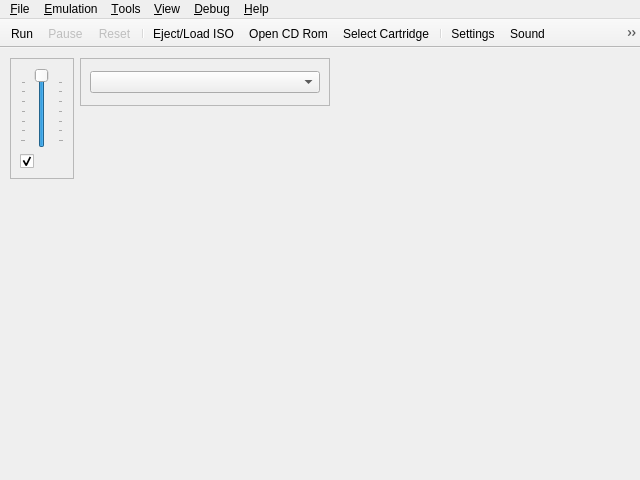
<?xml version="1.0" encoding="UTF-8"?>
<ui version="4.0">
 <class>UIYabause</class>
 <widget class="QMainWindow" name="UIYabause">
  <property name="geometry">
   <rect>
    <x>0</x>
    <y>0</y>
    <width>640</width>
    <height>480</height>
   </rect>
  </property>
  <property name="windowTitle">
   <string>Yabause Qt GUI</string>
  </property>
  <property name="windowIcon">
   <iconset>
    <normaloff>:/icons/icons/yabause.png</normaloff>:/icons/icons/yabause.png</iconset>
  </property>
  <property name="iconSize">
   <size>
    <width>16</width>
    <height>16</height>
   </size>
  </property>
  <widget class="QWidget" name="centralwidget">
   <widget class="QFrame" name="fSound">
    <property name="geometry">
     <rect>
      <x>10</x>
      <y>10</y>
      <width>64</width>
      <height>121</height>
     </rect>
    </property>
    <property name="sizePolicy">
     <sizepolicy hsizetype="Maximum" vsizetype="Fixed">
      <horstretch>0</horstretch>
      <verstretch>0</verstretch>
     </sizepolicy>
    </property>
    <property name="frameShape">
     <enum>QFrame::StyledPanel</enum>
    </property>
    <property name="frameShadow">
     <enum>QFrame::Sunken</enum>
    </property>
    <layout class="QVBoxLayout">
     <item>
      <widget class="QSlider" name="sVolume">
       <property name="sizePolicy">
        <sizepolicy hsizetype="Expanding" vsizetype="Expanding">
         <horstretch>0</horstretch>
         <verstretch>0</verstretch>
        </sizepolicy>
       </property>
       <property name="toolTip">
        <string>Volume</string>
       </property>
       <property name="maximum">
        <number>100</number>
       </property>
       <property name="value">
        <number>100</number>
       </property>
       <property name="orientation">
        <enum>Qt::Vertical</enum>
       </property>
       <property name="tickPosition">
        <enum>QSlider::TicksBothSides</enum>
       </property>
       <property name="tickInterval">
        <number>15</number>
       </property>
      </widget>
     </item>
     <item>
      <widget class="QCheckBox" name="cbSound">
       <property name="toolTip">
        <string>Mute/UnMute Sound</string>
       </property>
       <property name="icon">
        <iconset resource="../resources/resources.qrc">
         <normaloff>:/actions/sound.png</normaloff>:/actions/sound.png</iconset>
       </property>
       <property name="checked">
        <bool>true</bool>
       </property>
      </widget>
     </item>
    </layout>
   </widget>
   <widget class="QFrame" name="fVideoDriver">
    <property name="geometry">
     <rect>
      <x>80</x>
      <y>10</y>
      <width>250</width>
      <height>48</height>
     </rect>
    </property>
    <property name="sizePolicy">
     <sizepolicy hsizetype="Maximum" vsizetype="Fixed">
      <horstretch>0</horstretch>
      <verstretch>0</verstretch>
     </sizepolicy>
    </property>
    <property name="frameShape">
     <enum>QFrame::StyledPanel</enum>
    </property>
    <property name="frameShadow">
     <enum>QFrame::Sunken</enum>
    </property>
    <layout class="QVBoxLayout">
     <item>
      <widget class="QComboBox" name="cbVideoDriver"/>
     </item>
    </layout>
   </widget>
  </widget>
  <widget class="QMenuBar" name="menubar">
   <property name="geometry">
    <rect>
     <x>0</x>
     <y>0</y>
     <width>640</width>
     <height>20</height>
    </rect>
   </property>
   <widget class="QMenu" name="mFile">
    <property name="title">
     <string>&amp;File</string>
    </property>
    <widget class="QMenu" name="mFileSaveState">
     <property name="title">
      <string>S&amp;ave State</string>
     </property>
     <property name="icon">
      <iconset resource="../resources/resources.qrc">
       <normaloff>:/actions/icons/actions/save_state.png</normaloff>:/actions/icons/actions/save_state.png</iconset>
     </property>
     <addaction name="aFileSaveStateAs"/>
     <addaction name="separator"/>
     <addaction name="aFileSaveState0"/>
     <addaction name="aFileSaveState1"/>
     <addaction name="aFileSaveState2"/>
     <addaction name="aFileSaveState3"/>
     <addaction name="aFileSaveState4"/>
     <addaction name="aFileSaveState5"/>
     <addaction name="aFileSaveState6"/>
     <addaction name="aFileSaveState7"/>
     <addaction name="aFileSaveState8"/>
     <addaction name="aFileSaveState9"/>
    </widget>
    <widget class="QMenu" name="mFileLoadState">
     <property name="title">
      <string>L&amp;oad State</string>
     </property>
     <property name="icon">
      <iconset resource="../resources/resources.qrc">
       <normaloff>:/actions/icons/actions/load_state.png</normaloff>:/actions/icons/actions/load_state.png</iconset>
     </property>
     <addaction name="aFileLoadStateAs"/>
     <addaction name="separator"/>
     <addaction name="aFileLoadState0"/>
     <addaction name="aFileLoadState1"/>
     <addaction name="aFileLoadState2"/>
     <addaction name="aFileLoadState3"/>
     <addaction name="aFileLoadState4"/>
     <addaction name="aFileLoadState5"/>
     <addaction name="aFileLoadState6"/>
     <addaction name="aFileLoadState7"/>
     <addaction name="aFileLoadState8"/>
     <addaction name="aFileLoadState9"/>
    </widget>
    <addaction name="aFileSettings"/>
    <addaction name="separator"/>
    <addaction name="aFileOpenISO"/>
    <addaction name="aFileOpenCDRom"/>
    <addaction name="aFileOpenSTV"/>
    <addaction name="separator"/>
    <addaction name="mFileSaveState"/>
    <addaction name="mFileLoadState"/>
    <addaction name="separator"/>
    <addaction name="aFileScreenshot"/>
    <addaction name="separator"/>
    <addaction name="aFileQuit"/>
   </widget>
   <widget class="QMenu" name="mView">
    <property name="title">
     <string>&amp;View</string>
    </property>
    <widget class="QMenu" name="mViewLayer">
     <property name="title">
      <string>&amp;Layer</string>
     </property>
     <property name="icon">
      <iconset resource="../resources/resources.qrc">
       <normaloff>:/actions/icons/actions/layer.png</normaloff>:/actions/icons/actions/layer.png</iconset>
     </property>
     <addaction name="aViewLayerVdp1"/>
     <addaction name="aViewLayerNBG0"/>
     <addaction name="aViewLayerNBG1"/>
     <addaction name="aViewLayerNBG2"/>
     <addaction name="aViewLayerNBG3"/>
     <addaction name="aViewLayerRBG0"/>
     <addaction name="aViewLayerRBG1"/>
    </widget>
    <addaction name="aViewFPS"/>
    <addaction name="mViewLayer"/>
    <addaction name="aViewFullscreen"/>
    <addaction name="aViewLog"/>
   </widget>
   <widget class="QMenu" name="mViewDebug">
    <property name="enabled">
     <bool>true</bool>
    </property>
    <property name="title">
     <string>&amp;Debug</string>
    </property>
    <addaction name="aViewDebugMSH2"/>
    <addaction name="aViewDebugSSH2"/>
    <addaction name="aViewDebugVDP1"/>
    <addaction name="aViewDebugVDP2"/>
    <addaction name="aViewDebugM68K"/>
    <addaction name="aViewDebugSCUDSP"/>
    <addaction name="aViewDebugSCSP"/>
    <addaction name="aViewDebugSCSPChan"/>
    <addaction name="aViewDebugSCSPDSP"/>
    <addaction name="separator"/>
    <addaction name="aViewDebugMemoryEditor"/>
   </widget>
   <widget class="QMenu" name="mHelp">
    <property name="title">
     <string>&amp;Help</string>
    </property>
    <addaction name="aHelpReport"/>
    <addaction name="aHelpCompatibilityList"/>
    <addaction name="aHelpAbout"/>
   </widget>
   <widget class="QMenu" name="mTools">
    <property name="title">
     <string>&amp;Tools</string>
    </property>
    <widget class="QMenu" name="mProfiler">
     <property name="title">
      <string>Profiler</string>
     </property>
     <property name="icon">
      <iconset resource="../resources/resources.qrc">
       <normaloff>:/actions/icons/actions/frame_skipping.png</normaloff>:/actions/icons/actions/frame_skipping.png</iconset>
     </property>
     <addaction name="aProfilerToggle"/>
     <addaction name="aProfilerShowResults"/>
    </widget>
    <addaction name="aToolsBackupManager"/>
    <addaction name="aToolsCheatsList"/>
    <addaction name="aToolsCheatSearch"/>
    <addaction name="aToolsTransfer"/>
    <addaction name="mProfiler"/>
   </widget>
   <widget class="QMenu" name="mEmulation">
    <property name="title">
     <string>&amp;Emulation</string>
    </property>
    <addaction name="aEmulationRun"/>
    <addaction name="aEmulationPause"/>
    <addaction name="aEmulationReset"/>
    <addaction name="separator"/>
    <addaction name="aEmulationVSync"/>
   </widget>
   <addaction name="mFile"/>
   <addaction name="mEmulation"/>
   <addaction name="mTools"/>
   <addaction name="mView"/>
   <addaction name="mViewDebug"/>
   <addaction name="mHelp"/>
  </widget>
  <widget class="QToolBar" name="toolBar">
   <property name="windowTitle">
    <string>toolBar</string>
   </property>
   <property name="movable">
    <bool>false</bool>
   </property>
   <property name="floatable">
    <bool>true</bool>
   </property>
   <attribute name="toolBarArea">
    <enum>TopToolBarArea</enum>
   </attribute>
   <attribute name="toolBarBreak">
    <bool>false</bool>
   </attribute>
   <addaction name="aEmulationRun"/>
   <addaction name="aEmulationPause"/>
   <addaction name="aEmulationReset"/>
   <addaction name="separator"/>
   <addaction name="aFileOpenISO"/>
   <addaction name="aFileOpenCDRom"/>
   <addaction name="aFileOpenSTV"/>
   <addaction name="separator"/>
   <addaction name="aFileSettings"/>
   <addaction name="aSound"/>
   <addaction name="aEmulationVSync"/>
   <addaction name="aViewFPS"/>
   <addaction name="aViewFullscreen"/>
   <addaction name="aFileScreenshot"/>
   <addaction name="separator"/>
   <addaction name="aToolsBackupManager"/>
   <addaction name="aToolsCheatsList"/>
   <addaction name="separator"/>
   <addaction name="aFileQuit"/>
   <addaction name="aHelpAbout"/>
  </widget>
  <action name="aFileQuit">
   <property name="icon">
    <iconset resource="../resources/resources.qrc">
     <normaloff>:/actions/icons/actions/quit.png</normaloff>:/actions/icons/actions/quit.png</iconset>
   </property>
   <property name="text">
    <string>&amp;Quit</string>
   </property>
   <property name="shortcut">
    <string>Ctrl+Q</string>
   </property>
  </action>
  <action name="aYabauseStart">
   <property name="text">
    <string>Start</string>
   </property>
  </action>
  <action name="aYabauseStop">
   <property name="text">
    <string>Stop</string>
   </property>
  </action>
  <action name="aFileSettings">
   <property name="icon">
    <iconset resource="../resources/resources.qrc">
     <normaloff>:/actions/icons/actions/settings.png</normaloff>:/actions/icons/actions/settings.png</iconset>
   </property>
   <property name="text">
    <string>&amp;Settings...</string>
   </property>
   <property name="shortcut">
    <string>Ctrl+S</string>
   </property>
  </action>
  <action name="aEmulationRun">
   <property name="icon">
    <iconset resource="../resources/resources.qrc">
     <normaloff>:/actions/icons/actions/play.png</normaloff>:/actions/icons/actions/play.png</iconset>
   </property>
   <property name="text">
    <string>R&amp;un</string>
   </property>
   <property name="shortcut">
    <string>F1</string>
   </property>
  </action>
  <action name="aEmulationPause">
   <property name="enabled">
    <bool>false</bool>
   </property>
   <property name="icon">
    <iconset resource="../resources/resources.qrc">
     <normaloff>:/actions/icons/actions/pause.png</normaloff>:/actions/icons/actions/pause.png</iconset>
   </property>
   <property name="text">
    <string>&amp;Pause</string>
   </property>
   <property name="shortcut">
    <string>F2</string>
   </property>
  </action>
  <action name="aEmulationReset">
   <property name="enabled">
    <bool>false</bool>
   </property>
   <property name="icon">
    <iconset resource="../resources/resources.qrc">
     <normaloff>:/actions/icons/actions/reset.png</normaloff>:/actions/icons/actions/reset.png</iconset>
   </property>
   <property name="text">
    <string>&amp;Reset</string>
   </property>
   <property name="shortcut">
    <string>F3</string>
   </property>
  </action>
  <action name="aToolsTransfer">
   <property name="enabled">
    <bool>true</bool>
   </property>
   <property name="icon">
    <iconset resource="../resources/resources.qrc">
     <normaloff>:/actions/icons/actions/transfert.png</normaloff>:/actions/icons/actions/transfert.png</iconset>
   </property>
   <property name="text">
    <string>&amp;Transfer</string>
   </property>
   <property name="shortcut">
    <string>Ctrl+T</string>
   </property>
  </action>
  <action name="aFileScreenshot">
   <property name="icon">
    <iconset resource="../resources/resources.qrc">
     <normaloff>:/actions/icons/actions/screenshot.png</normaloff>:/actions/icons/actions/screenshot.png</iconset>
   </property>
   <property name="text">
    <string>Sc&amp;reenshot</string>
   </property>
   <property name="shortcut">
    <string>Ctrl+P</string>
   </property>
  </action>
  <action name="aEmulationVSync">
   <property name="checkable">
    <bool>true</bool>
   </property>
   <property name="icon">
    <iconset resource="../resources/resources.qrc">
     <normaloff>:/actions/icons/actions/frame_skipping.png</normaloff>:/actions/icons/actions/frame_skipping.png</iconset>
   </property>
   <property name="text">
    <string>&amp;Vertical synchronization</string>
   </property>
   <property name="shortcut">
    <string>F4</string>
   </property>
  </action>
  <action name="aViewFPS">
   <property name="checkable">
    <bool>true</bool>
   </property>
   <property name="icon">
    <iconset resource="../resources/resources.qrc">
     <normaloff>:/actions/icons/actions/fps.png</normaloff>:/actions/icons/actions/fps.png</iconset>
   </property>
   <property name="text">
    <string>F&amp;PS</string>
   </property>
   <property name="iconText">
    <string>FPS</string>
   </property>
   <property name="shortcut">
    <string>F12</string>
   </property>
  </action>
  <action name="aViewLayerVdp1">
   <property name="checkable">
    <bool>true</bool>
   </property>
   <property name="checked">
    <bool>true</bool>
   </property>
   <property name="text">
    <string>Vdp1</string>
   </property>
   <property name="shortcut">
    <string>1</string>
   </property>
  </action>
  <action name="aViewFullscreen">
   <property name="checkable">
    <bool>true</bool>
   </property>
   <property name="icon">
    <iconset resource="../resources/resources.qrc">
     <normaloff>:/actions/fullscreen.png</normaloff>:/actions/fullscreen.png</iconset>
   </property>
   <property name="text">
    <string>&amp;Fullscreen</string>
   </property>
   <property name="shortcut">
    <string>Alt+Return</string>
   </property>
  </action>
  <action name="aViewLog">
   <property name="checkable">
    <bool>true</bool>
   </property>
   <property name="icon">
    <iconset resource="../resources/resources.qrc">
     <normaloff>:/actions/icons/actions/log.png</normaloff>:/actions/icons/actions/log.png</iconset>
   </property>
   <property name="text">
    <string>&amp;Log</string>
   </property>
   <property name="shortcut">
    <string>Ctrl+L</string>
   </property>
  </action>
  <action name="aViewDebugMSH2">
   <property name="icon">
    <iconset resource="../resources/resources.qrc">
     <normaloff>:/actions/icons/actions/debug_cpu.png</normaloff>:/actions/icons/actions/debug_cpu.png</iconset>
   </property>
   <property name="text">
    <string>&amp;Master SH2</string>
   </property>
  </action>
  <action name="aViewDebugSSH2">
   <property name="enabled">
    <bool>true</bool>
   </property>
   <property name="icon">
    <iconset resource="../resources/resources.qrc">
     <normaloff>:/actions/icons/actions/debug_cpu.png</normaloff>:/actions/icons/actions/debug_cpu.png</iconset>
   </property>
   <property name="text">
    <string>&amp;Slave SH2</string>
   </property>
  </action>
  <action name="aViewDebugVDP1">
   <property name="enabled">
    <bool>true</bool>
   </property>
   <property name="icon">
    <iconset resource="../resources/resources.qrc">
     <normaloff>:/actions/icons/actions/debug_cpu.png</normaloff>:/actions/icons/actions/debug_cpu.png</iconset>
   </property>
   <property name="text">
    <string>VDP&amp;1</string>
   </property>
  </action>
  <action name="aViewDebugVDP2">
   <property name="enabled">
    <bool>true</bool>
   </property>
   <property name="icon">
    <iconset resource="../resources/resources.qrc">
     <normaloff>:/actions/icons/actions/debug_cpu.png</normaloff>:/actions/icons/actions/debug_cpu.png</iconset>
   </property>
   <property name="text">
    <string>VDP&amp;2</string>
   </property>
  </action>
  <action name="aViewDebugM68K">
   <property name="enabled">
    <bool>true</bool>
   </property>
   <property name="icon">
    <iconset resource="../resources/resources.qrc">
     <normaloff>:/actions/icons/actions/debug_cpu.png</normaloff>:/actions/icons/actions/debug_cpu.png</iconset>
   </property>
   <property name="text">
    <string>M&amp;68K</string>
   </property>
  </action>
  <action name="aViewDebugSCUDSP">
   <property name="enabled">
    <bool>true</bool>
   </property>
   <property name="icon">
    <iconset resource="../resources/resources.qrc">
     <normaloff>:/actions/icons/actions/debug_cpu.png</normaloff>:/actions/icons/actions/debug_cpu.png</iconset>
   </property>
   <property name="text">
    <string>SCU-&amp;DSP</string>
   </property>
  </action>
  <action name="aViewDebugSCSP">
   <property name="enabled">
    <bool>true</bool>
   </property>
   <property name="icon">
    <iconset resource="../resources/resources.qrc">
     <normaloff>:/actions/icons/actions/debug_cpu.png</normaloff>:/actions/icons/actions/debug_cpu.png</iconset>
   </property>
   <property name="text">
    <string>S&amp;CSP</string>
   </property>
  </action>
  <action name="aViewDebugMemoryTransfer">
   <property name="enabled">
    <bool>true</bool>
   </property>
   <property name="text">
    <string>Memory Transfer</string>
   </property>
  </action>
  <action name="aHelpAbout">
   <property name="icon">
    <iconset resource="../resources/resources.qrc">
     <normaloff>:/actions/icons/actions/about.png</normaloff>:/actions/icons/actions/about.png</iconset>
   </property>
   <property name="text">
    <string>&amp;About...</string>
   </property>
   <property name="shortcutVisibleInContextMenu">
    <bool>false</bool>
   </property>
  </action>
  <action name="aViewLayerNBG0">
   <property name="checkable">
    <bool>true</bool>
   </property>
   <property name="checked">
    <bool>true</bool>
   </property>
   <property name="text">
    <string>NBG0</string>
   </property>
   <property name="shortcut">
    <string>2</string>
   </property>
  </action>
  <action name="aViewLayerNBG1">
   <property name="checkable">
    <bool>true</bool>
   </property>
   <property name="checked">
    <bool>true</bool>
   </property>
   <property name="text">
    <string>NBG1</string>
   </property>
   <property name="shortcut">
    <string>3</string>
   </property>
  </action>
  <action name="aViewLayerNBG2">
   <property name="checkable">
    <bool>true</bool>
   </property>
   <property name="checked">
    <bool>true</bool>
   </property>
   <property name="text">
    <string>NBG2</string>
   </property>
   <property name="shortcut">
    <string>4</string>
   </property>
  </action>
  <action name="aViewLayerNBG3">
   <property name="checkable">
    <bool>true</bool>
   </property>
   <property name="checked">
    <bool>true</bool>
   </property>
   <property name="text">
    <string>NBG3</string>
   </property>
   <property name="shortcut">
    <string>5</string>
   </property>
  </action>
  <action name="aViewLayerRBG0">
   <property name="checkable">
    <bool>true</bool>
   </property>
   <property name="checked">
    <bool>true</bool>
   </property>
   <property name="text">
    <string>RBG0</string>
   </property>
   <property name="shortcut">
    <string>6</string>
   </property>
  </action>
  <action name="aViewLayerRBG1">
   <property name="checkable">
    <bool>true</bool>
   </property>
   <property name="checked">
    <bool>true</bool>
   </property>
   <property name="text">
    <string>RBG1</string>
   </property>
   <property name="shortcut">
    <string>7</string>
   </property>
  </action>
  <action name="aFileSaveState1">
   <property name="text">
    <string>Save1</string>
   </property>
   <property name="shortcut">
    <string>Ctrl+1</string>
   </property>
  </action>
  <action name="aFileSaveState2">
   <property name="text">
    <string>Save2</string>
   </property>
   <property name="shortcut">
    <string>Ctrl+2</string>
   </property>
  </action>
  <action name="aFileSaveState3">
   <property name="text">
    <string>Save3</string>
   </property>
   <property name="shortcut">
    <string>Ctrl+3</string>
   </property>
  </action>
  <action name="aFileSaveState4">
   <property name="text">
    <string>Save4</string>
   </property>
   <property name="shortcut">
    <string>Ctrl+4</string>
   </property>
  </action>
  <action name="aFileSaveState5">
   <property name="text">
    <string>Save5</string>
   </property>
   <property name="shortcut">
    <string>Ctrl+5</string>
   </property>
  </action>
  <action name="aFileSaveState6">
   <property name="text">
    <string>Save6</string>
   </property>
   <property name="shortcut">
    <string>Ctrl+6</string>
   </property>
  </action>
  <action name="aFileSaveState7">
   <property name="text">
    <string>Save7</string>
   </property>
   <property name="shortcut">
    <string>Ctrl+7</string>
   </property>
  </action>
  <action name="aFileSaveState8">
   <property name="text">
    <string>Save8</string>
   </property>
   <property name="shortcut">
    <string>Ctrl+8</string>
   </property>
  </action>
  <action name="aFileSaveState9">
   <property name="text">
    <string>Save9</string>
   </property>
   <property name="shortcut">
    <string>Ctrl+9</string>
   </property>
  </action>
  <action name="aFileLoadState1">
   <property name="text">
    <string>Load1</string>
   </property>
   <property name="shortcut">
    <string>Alt+1</string>
   </property>
  </action>
  <action name="aFileLoadState2">
   <property name="text">
    <string>Load2</string>
   </property>
   <property name="shortcut">
    <string>Alt+2</string>
   </property>
  </action>
  <action name="aFileLoadState3">
   <property name="text">
    <string>Load3</string>
   </property>
   <property name="shortcut">
    <string>Alt+3</string>
   </property>
  </action>
  <action name="aFileLoadState4">
   <property name="text">
    <string>Load4</string>
   </property>
   <property name="shortcut">
    <string>Alt+4</string>
   </property>
  </action>
  <action name="aFileLoadState5">
   <property name="text">
    <string>Load5</string>
   </property>
   <property name="shortcut">
    <string>Alt+5</string>
   </property>
  </action>
  <action name="aFileLoadState6">
   <property name="text">
    <string>Load6</string>
   </property>
   <property name="shortcut">
    <string>Alt+6</string>
   </property>
  </action>
  <action name="aFileLoadState7">
   <property name="text">
    <string>Load7</string>
   </property>
   <property name="shortcut">
    <string>Alt+7</string>
   </property>
  </action>
  <action name="aFileLoadState8">
   <property name="text">
    <string>Load8</string>
   </property>
   <property name="shortcut">
    <string>Alt+8</string>
   </property>
  </action>
  <action name="aFileLoadState9">
   <property name="text">
    <string>Load9</string>
   </property>
   <property name="shortcut">
    <string>Alt+9</string>
   </property>
  </action>
  <action name="aFileSaveStateAs">
   <property name="text">
    <string>To File...</string>
   </property>
   <property name="shortcut">
    <string>F9</string>
   </property>
  </action>
  <action name="aFileLoadStateAs">
   <property name="text">
    <string>From File...</string>
   </property>
   <property name="shortcut">
    <string>F5</string>
   </property>
  </action>
  <action name="aToolsCheatsList">
   <property name="icon">
    <iconset resource="../resources/resources.qrc">
     <normaloff>:/actions/icons/actions/cheats.png</normaloff>:/actions/icons/actions/cheats.png</iconset>
   </property>
   <property name="text">
    <string>&amp;Cheats List...</string>
   </property>
   <property name="shortcut">
    <string>Alt+L</string>
   </property>
  </action>
  <action name="aToolsBackupManager">
   <property name="icon">
    <iconset resource="../resources/resources.qrc">
     <normaloff>:/actions/icons/actions/backup_ram.png</normaloff>:/actions/icons/actions/backup_ram.png</iconset>
   </property>
   <property name="text">
    <string>&amp;Backup Manager...</string>
   </property>
   <property name="shortcut">
    <string>Alt+B</string>
   </property>
  </action>
  <action name="aFileOpenISO">
   <property name="icon">
    <iconset resource="../resources/resources.qrc">
     <normaloff>:/actions/icons/actions/iso.png</normaloff>:/actions/icons/actions/iso.png</iconset>
   </property>
   <property name="text">
    <string>Eject/Load ISO...</string>
   </property>
   <property name="shortcut">
    <string>Ctrl+I</string>
   </property>
  </action>
  <action name="aFileOpenCDRom">
   <property name="icon">
    <iconset resource="../resources/resources.qrc">
     <normaloff>:/actions/icons/actions/cd.png</normaloff>:/actions/icons/actions/cd.png</iconset>
   </property>
   <property name="text">
    <string>Open &amp;CD Rom...</string>
   </property>
   <property name="shortcut">
    <string>Ctrl+C</string>
   </property>
  </action>
  <action name="aFileOpenSTV">
   <property name="icon">
    <iconset resource="../resources/resources.qrc">
     <normaloff>:/actions/icons/actions/stv.png</normaloff>:/actions/icons/actions/stv.png</iconset>
   </property>
   <property name="text">
    <string>Select Cartridge...</string>
   </property>
   <property name="shortcut">
    <string>Ctrl+A</string>
   </property>
  </action>
  <action name="aHelpReport">
   <property name="icon">
    <iconset resource="../resources/resources.qrc">
     <normaloff>:/actions/icons/actions/compatibility.png</normaloff>:/actions/icons/actions/compatibility.png</iconset>
   </property>
   <property name="text">
    <string>Bug report</string>
   </property>
   <property name="statusTip">
    <string>https://github.com/FCare/yabause/issues</string>
   </property>
   <property name="shortcutVisibleInContextMenu">
    <bool>false</bool>
   </property>
  </action>
  <action name="aHelpCompatibilityList">
   <property name="icon">
    <iconset resource="../resources/resources.qrc">
     <normaloff>:/actions/icons/actions/compatibility.png</normaloff>:/actions/icons/actions/compatibility.png</iconset>
   </property>
   <property name="text">
    <string>Compatibility List</string>
   </property>
   <property name="statusTip">
    <string>https://tradu-france.com/wiki-emu-compatibility/index.php?title=Accueil</string>
   </property>
   <property name="shortcutVisibleInContextMenu">
    <bool>false</bool>
   </property>
  </action>
  <action name="aSound">
   <property name="icon">
    <iconset resource="../resources/resources.qrc">
     <normaloff>:/actions/sound.png</normaloff>:/actions/sound.png</iconset>
   </property>
   <property name="text">
    <string>Sound...</string>
   </property>
  </action>
  <action name="aFileSaveState0">
   <property name="text">
    <string>Save0</string>
   </property>
   <property name="shortcut">
    <string>Ctrl+0</string>
   </property>
  </action>
  <action name="aFileLoadState0">
   <property name="text">
    <string>Load0</string>
   </property>
   <property name="shortcut">
    <string>Alt+0</string>
   </property>
  </action>
  <action name="aViewDebugMemoryEditor">
   <property name="enabled">
    <bool>true</bool>
   </property>
   <property name="icon">
    <iconset resource="../resources/resources.qrc">
     <normaloff>:/actions/icons/actions/debug_cpu.png</normaloff>:/actions/icons/actions/debug_cpu.png</iconset>
   </property>
   <property name="text">
    <string>Memory &amp;Editor</string>
   </property>
  </action>
  <action name="aToolsCheatSearch">
   <property name="icon">
    <iconset resource="../resources/resources.qrc">
     <normaloff>:/actions/icons/actions/cheat_search.png</normaloff>:/actions/icons/actions/cheat_search.png</iconset>
   </property>
   <property name="text">
    <string>Cheat &amp;Search...</string>
   </property>
   <property name="shortcut">
    <string>Alt+S</string>
   </property>
  </action>
  <action name="aViewDebugSCSPChan">
   <property name="icon">
    <iconset resource="../resources/resources.qrc">
     <normaloff>:/actions/icons/actions/debug_cpu.png</normaloff>:/actions/icons/actions/debug_cpu.png</iconset>
   </property>
   <property name="text">
    <string>SCSP Channels</string>
   </property>
  </action>
  <action name="aProfilerToggle">
   <property name="text">
    <string>Toggle Profiler</string>
   </property>
  </action>
  <action name="aProfilerShowResults">
   <property name="text">
    <string>Results</string>
   </property>
  </action>
 </widget>
 <resources>
  <include location="../resources/resources.qrc"/>
 </resources>
 <connections>
  <connection>
   <sender>aFileQuit</sender>
   <signal>triggered()</signal>
   <receiver>UIYabause</receiver>
   <slot>close()</slot>
   <hints>
    <hint type="sourcelabel">
     <x>-1</x>
     <y>-1</y>
    </hint>
    <hint type="destinationlabel">
     <x>159</x>
     <y>119</y>
    </hint>
   </hints>
  </connection>
 </connections>
</ui>
